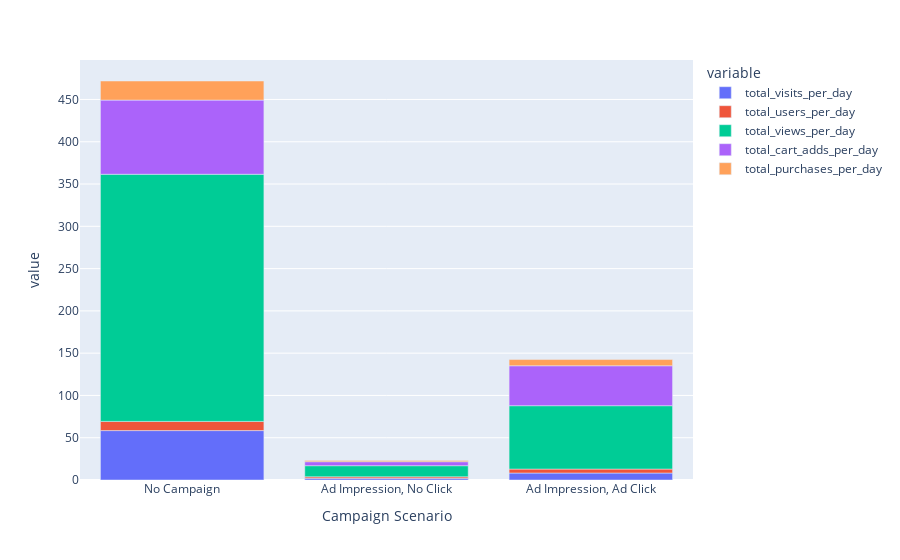

Here is the notebook cell this chart was saved with:
### Code cell
fig = px.bar(campaign_analysis, x="Campaign Scenario", y=campaign_analysis.columns[10:])
fig.show()

### Figure 1 — Plotly figure (JSON) as saved in the notebook; plotly's stock layout.template omitted (floating-point values rounded to 4 significant figures)
{"data": [{"alignmentgroup": "True", "hovertemplate": "variable=total_visits_per_day<br>Campaign Scenario=%{x}<br>value=%{y}<extra></extra>", "legendgroup": "total_visits_per_day", "marker": {"color": "#636efa", "pattern": {"shape": ""}}, "name": "total_visits_per_day", "offsetgroup": "total_visits_per_day", "orientation": "v", "showlegend": true, "textposition": "auto", "type": "bar", "x": ["No Campaign", "Ad Impression, No Click", "Ad Impression, Ad Click"], "xaxis": "x", "y": [58.43, 2.047, 8.259], "yaxis": "y"}, {"alignmentgroup": "True", "hovertemplate": "variable=total_users_per_day<br>Campaign Scenario=%{x}<br>value=%{y}<extra></extra>", "legendgroup": "total_users_per_day", "marker": {"color": "#EF553B", "pattern": {"shape": ""}}, "name": "total_users_per_day", "offsetgroup": "total_users_per_day", "orientation": "v", "showlegend": true, "textposition": "auto", "type": "bar", "x": ["No Campaign", "Ad Impression, No Click", "Ad Impression, Ad Click"], "xaxis": "x", "y": [10.87, 1.741, 4.671], "yaxis": "y"}, {"alignmentgroup": "True", "hovertemplate": "variable=total_views_per_day<br>Campaign Scenario=%{x}<br>value=%{y}<extra></extra>", "legendgroup": "total_views_per_day", "marker": {"color": "#00cc96", "pattern": {"shape": ""}}, "name": "total_views_per_day", "offsetgroup": "total_views_per_day", "orientation": "v", "showlegend": true, "textposition": "auto", "type": "bar", "x": ["No Campaign", "Ad Impression, No Click", "Ad Impression, Ad Click"], "xaxis": "x", "y": [292.2, 13.12, 74.94], "yaxis": "y"}, {"alignmentgroup": "True", "hovertemplate": "variable=total_cart_adds_per_day<br>Campaign Scenario=%{x}<br>value=%{y}<extra></extra>", "legendgroup": "total_cart_adds_per_day", "marker": {"color": "#ab63fa", "pattern": {"shape": ""}}, "name": "total_cart_adds_per_day", "offsetgroup": "total_cart_adds_per_day", "orientation": "v", "showlegend": true, "textposition": "auto", "type": "bar", "x": ["No Campaign", "Ad Impression, No Click", "Ad Impression, Ad Click"], "xaxis": "x", "y": [87.7, 4.729, 47.24], "yaxis": "y"}, {"alignmentgroup": "True", "hovertemplate": "variable=total_purchases_per_day<br>Campaign Scenario=%{x}<br>value=%{y}<extra></extra>", "legendgroup": "total_purchases_per_day", "marker": {"color": "#FFA15A", "pattern": {"shape": ""}}, "name": "total_purchases_per_day", "offsetgroup": "total_purchases_per_day", "orientation": "v", "showlegend": true, "textposition": "auto", "type": "bar", "x": ["No Campaign", "Ad Impression, No Click", "Ad Impression, Ad Click"], "xaxis": "x", "y": [22.61, 1.329, 7.341], "yaxis": "y"}], "layout": {"barmode": "relative", "legend": {"title": {"text": "variable"}, "tracegroupgap": 0}, "margin": {"t": 60}, "xaxis": {"anchor": "y", "domain": [0, 1], "title": {"text": "Campaign Scenario"}}, "yaxis": {"anchor": "x", "domain": [0, 1], "title": {"text": "value"}}}}
